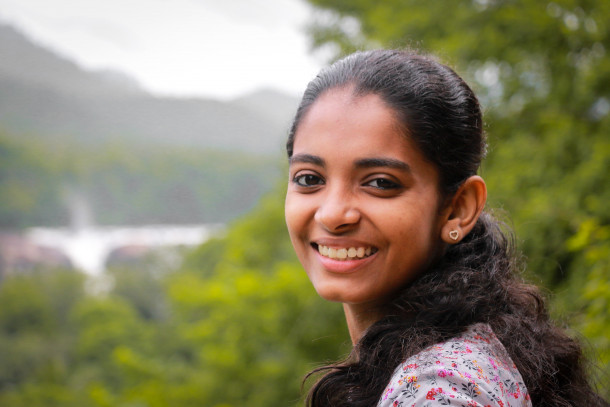
#> input picture input.jpeg, 610 x 407 px
$ python imagesplit-half.py
#> lines starting #> are read from the running program, lines starting #| are printed output that depends on the picture
import cv2

# Read the image
img = cv2.imread('input.jpeg')
#> img is the input picture: shape (407, 610, 3); mean B, G, R 100.9, 129.5, 135.5

# Split the image into two halves
width = img.shape[1] // 2
#> width = 305
first_half = img[:, :width]
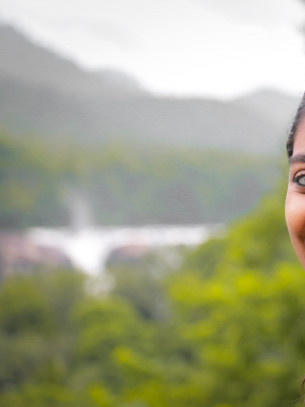
#> first_half: shape (407, 305, 3); mean B, G, R 138.3, 167.4, 164.8
second_half = img[:, width:]
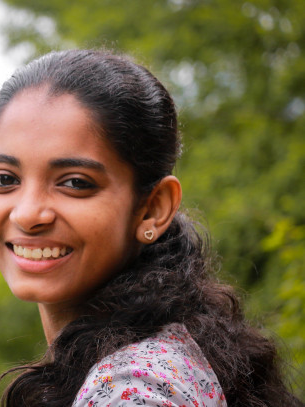
#> second_half: shape (407, 305, 3); mean B, G, R 63.5, 91.7, 106.2

# Save the two halves
cv2.imwrite('first_half.jpg', first_half)
cv2.imwrite('second_half.jpg', second_half)
